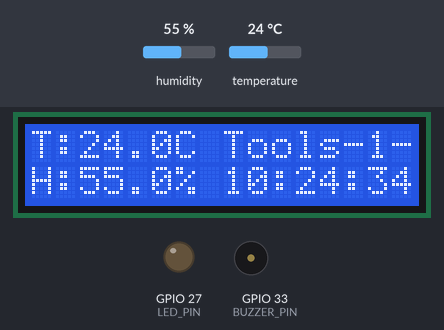
A sketch run on a simulated ESP32. On the bench: 16×2 character LCD, output pins drawn as LEDs (lit = HIGH), buzzer (waves = sounding, pin HIGH). Inputs (shaded band) come from the test bench; at power-on: humidity 55 %, temperature 24 °C. WiFi joins after 1.5 s; servers stay silent unless stated; uploads are accepted with an empty reply; the local clock reads 2024-03-15 10:24:30 at power-on unless the sketch sets it; what the sketch prints to the serial monitor is not drawn.

Above: at 5.3 s.
5.4 s: humidity set to 78 %
At 7.5 s:
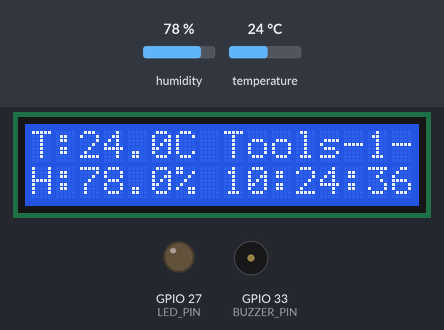
9.6 s: humidity set to 81 %
At 12.7 s:
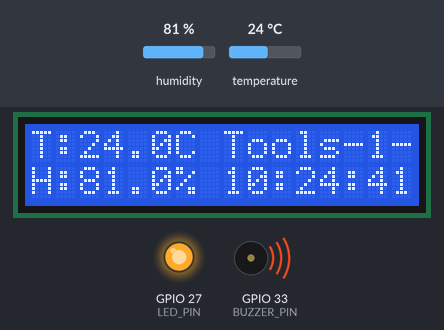
16.3 s: temperature set to 12 °C
At 17.7 s:
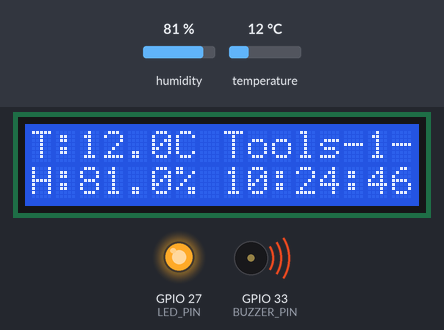
19.5 s: temperature set to 19 °C
At 63.2 s:
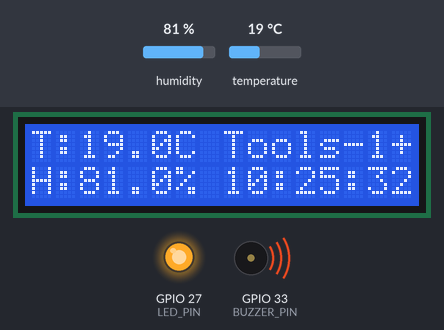
Timing chart, 0 to 64.7 s (numbered marks = the images above; inputs shaded):
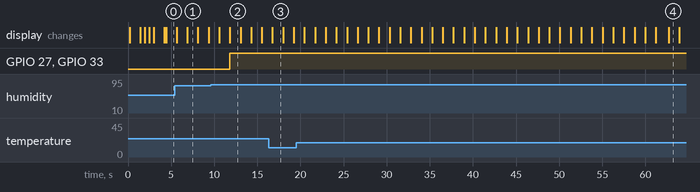

Measured:
- the behaviour switches between 79 and 80 % on humidity (found by bisection; images 1 and 2)
- after the input at 9.6 s, GPIO 27 (LED_PIN), GPIO 33 (BUZZER_PIN): LOW → HIGH after 2.2 s
- what the display in image 2 shows lasts 1.2 s, from 11.8 s to 13.0 s

The sketch:

real_time_monitoring.ino
```cpp
#include <WiFi.h>
#include <HTTPClient.h>
#include <DHT.h>
#include <LiquidCrystal_I2C.h>
#include "time.h"
#include <ArduinoJson.h>

// === CONFIGURATION ===
// Device identity
const int ip = 1;
const String loc = "Ruang Kamar";
const String deviceID = "Tools-" + String(ip);
const String deviceName = "Suhu Ruang | " + loc;

// Home WiFi credentials
const char* ssid = "HENING29";      // change to your WiFi SSID
const char* password = "s1234567s";  // change to your WiFi password

// Server endpoints (adjust to your actual host/IP and project path)
const char* uploadEndpoint = "http://192.168.100.6/real_time_monitroing/public/upload_data.php";
const String calibrationEndpoint = String("http://192.168.100.6/real_time_monitroing/public/get_calibration.php?device_id=") + deviceID;

// Sensor & peripherals
#define DHTPIN 25
#define DHTTYPE DHT21
DHT dht(DHTPIN, DHTTYPE);

#define BUZZER_PIN 33
#define LED_PIN 27

#define LCDADDR 0x27
LiquidCrystal_I2C lcd(LCDADDR, 16, 2);

// Alert thresholds (with hysteresis)
float TEMP_THRESHOLD_HIGH = 40.0; // turn on when >=
float TEMP_THRESHOLD_LOW  = 39.0; // turn off when <=

float HUM_THRESHOLD_HIGH = 80.0;  // example humidity alert on
float HUM_THRESHOLD_LOW  = 79.0;  // alert off

// Alert state (for hysteresis)
bool tempAlertActive = false;
bool humAlertActive  = false;

// Timezone
const long gmtOffset_sec = 7 * 3600; // UTC+7
const int daylightOffset_sec = 0;

// Calibration offsets
float tempOffset = 0.0;
float humOffset = 0.0;
bool calibrationFetched = false;

// State counters
int readDHTCount = 0;
int readNan = 0;
int errorWiFiCount = 0;

// Timing upload
unsigned long lastUpload = 0;
const unsigned long uploadInterval = 60000; // 1 minute

// Upload status indicator
bool lastUploadSuccess = false;

// Custom degree symbol
uint8_t degree[8] = {
  0x08,
  0x14,
  0x14,
  0x08,
  0x00,
  0x00,
  0x00,
  0x00
};

// Helper: URL encode
String urlEncode(const String &str) {
  String encoded = "";
  char c;
  char buf[4];
  for (size_t i = 0; i < str.length(); i++) {
    c = str[i];
    if (('a' <= c && c <= 'z') ||
        ('A' <= c && c <= 'Z') ||
        ('0' <= c && c <= '9') ||
        (c == '-' || c == '_' || c == '.' || c == '~')) {
      encoded += c;
    } else {
      sprintf(buf, "%%%02X", (uint8_t)c);
      encoded += buf;
    }
  }
  return encoded;
}

void connectWifi() {
  lcd.clear();
  lcd.setCursor(0, 0);
  lcd.print("Connecting WiFi");
  WiFi.begin(ssid, password);

  unsigned long start = millis();
  while (WiFi.status() != WL_CONNECTED && millis() - start < 20000) {
    delay(500);
    Serial.print(".");
    lcd.setCursor((millis() / 500) % 16, 1);
    lcd.print(".");
  }

  if (WiFi.status() == WL_CONNECTED) {
    lcd.clear();
    lcd.setCursor(0, 0);
    lcd.print("WiFi Connected");
    lcd.setCursor(0, 1);
    lcd.print(WiFi.localIP().toString());
    Serial.print("\nConnected: ");
    Serial.println(WiFi.localIP());
    delay(1200);
  } else {
    lcd.clear();
    lcd.setCursor(0, 0);
    lcd.print("WiFi Failed");
    Serial.println("WiFi connect failed.");
    delay(1200);
  }
  lcd.clear(); // return to normal display
}

void fetchCalibration() {
  if (calibrationFetched) return;
  if (WiFi.status() != WL_CONNECTED) return;

  HTTPClient http;
  http.begin(calibrationEndpoint);
  int code = http.GET();
  if (code == 200) {
    String payload = http.getString();
    StaticJsonDocument<256> doc;
    auto err = deserializeJson(doc, payload);
    if (!err) {
      if (doc.containsKey("temperature")) tempOffset = doc["temperature"].as<float>();
      if (doc.containsKey("humidity")) humOffset = doc["humidity"].as<float>();
      calibrationFetched = true;
    } else {
      Serial.print("Calib JSON parse error: ");
      Serial.println(err.c_str());
    }
  } else {
    Serial.printf("Calib fetch failed: %d\n", code);
  }
  http.end();
}

void updateLCD(float adjustedTemp, float adjustedHum, const char* timeStr) {
  lcd.setCursor(0, 0);
  lcd.printf("T:%.1fC %s", adjustedTemp, deviceID.c_str());
  lcd.setCursor(0, 1);
  lcd.printf("H:%.1f%% %s", adjustedHum, timeStr);
  // upload status on top-right
  lcd.setCursor(15, 0);
  lcd.print(lastUploadSuccess ? '+' : '-');
}

void applyAlerts(float adjustedTemp, float adjustedHum) {
  // Temperature hysteresis
  if (!tempAlertActive && adjustedTemp >= TEMP_THRESHOLD_HIGH) {
    tempAlertActive = true;
  } else if (tempAlertActive && adjustedTemp <= TEMP_THRESHOLD_LOW) {
    tempAlertActive = false;
  }

  // Humidity hysteresis
  if (!humAlertActive && adjustedHum >= HUM_THRESHOLD_HIGH) {
    humAlertActive = true;
  } else if (humAlertActive && adjustedHum <= HUM_THRESHOLD_LOW) {
    humAlertActive = false;
  }

  // Combined alert
  if (tempAlertActive || humAlertActive) {
    digitalWrite(BUZZER_PIN, HIGH);
    digitalWrite(LED_PIN, HIGH);
  } else {
    digitalWrite(BUZZER_PIN, LOW);
    digitalWrite(LED_PIN, LOW);
  }
}

void sendData(float adjustedTemp, float adjustedHum) {
  if (WiFi.status() != WL_CONNECTED) {
    lastUploadSuccess = false;
    return;
  }

  struct tm timeinfo;
  char timeStr[9] = "--:--:--";
  if (getLocalTime(&timeinfo)) {
    strftime(timeStr, sizeof(timeStr), "%H:%M:%S", &timeinfo);
  }

  // Update display and apply alerts
  updateLCD(adjustedTemp, adjustedHum, timeStr);
  applyAlerts(adjustedTemp, adjustedHum);

  // Build upload URL
  String url = String(uploadEndpoint) +
               "?device_id=" + urlEncode(deviceID) +
               "&device_name=" + urlEncode(deviceName) +
               "&temperature=" + String(adjustedTemp, 2) +
               "&humidity=" + String(adjustedHum, 2);
  Serial.println("Uploading to: " + url);
  HTTPClient http;
  http.begin(url);
  int code = http.GET();
  String resp = http.getString();
  if (code == 200) {
    Serial.printf("[UPLOAD] OK %s\n", resp.c_str());
    lastUploadSuccess = true;
  } else {
    Serial.printf("[UPLOAD] ERR %d %s\n", code, resp.c_str());
    lastUploadSuccess = false;
    errorWiFiCount++;
  }
  http.end();
}

void printHeader() {
  lcd.clear();
  lcd.createChar(0, degree);
  lcd.setCursor(0, 0);
  lcd.print("Device:");
  lcd.setCursor(8, 0);
  lcd.print(deviceID);
  lcd.setCursor(0, 1);
  lcd.print("Loc:");
  lcd.setCursor(5, 1);
  lcd.print(loc);
  delay(1200);
  lcd.clear();
}

void setup() {
  Serial.begin(115200);
  delay(100);

  pinMode(BUZZER_PIN, OUTPUT);
  pinMode(LED_PIN, OUTPUT);
  digitalWrite(BUZZER_PIN, LOW);
  digitalWrite(LED_PIN, LOW);

  dht.begin();
  lcd.init();
  lcd.backlight();
  lcd.createChar(0, degree);
  printHeader();

  connectWifi();
  configTime(gmtOffset_sec, daylightOffset_sec, "pool.ntp.org", "time.nist.gov");
}

void loop() {
  if (WiFi.status() != WL_CONNECTED) {
    connectWifi();
  }

  // Read sensor once
  float rawTemp = dht.readTemperature();
  float rawHum = dht.readHumidity();

  if (isnan(rawTemp) || isnan(rawHum)) {
    readNan++;
    Serial.println("DHT read failed, reinit.");
    dht.begin();
    struct tm timeinfo;
    char timeStr[9] = "--:--:--";
    if (getLocalTime(&timeinfo)) {
      strftime(timeStr, sizeof(timeStr), "%H:%M:%S", &timeinfo);
    }
    float dispTemp = isnan(rawTemp) ? 0.0 : rawTemp + tempOffset;
    float dispHum  = isnan(rawHum)  ? 0.0 : rawHum + humOffset;
    updateLCD(dispTemp, dispHum, timeStr);
    applyAlerts(dispTemp, dispHum);
  } else {
    readDHTCount++;
    float adjustedTemp = rawTemp + tempOffset;
    float adjustedHum = rawHum + humOffset;

    fetchCalibration(); // once per session

    struct tm timeinfo;
    char timeStr[9] = "--:--:--";
    if (getLocalTime(&timeinfo)) {
      strftime(timeStr, sizeof(timeStr), "%H:%M:%S", &timeinfo);
    }

    // Always update display so it doesn't go stale
    updateLCD(adjustedTemp, adjustedHum, timeStr);

    // Apply alert logic
    applyAlerts(adjustedTemp, adjustedHum);

    unsigned long now = millis();
    if (now - lastUpload >= uploadInterval) {
      sendData(adjustedTemp, adjustedHum);
      lastUpload = now;
    }
  }

  // Recovery conditions
  if (readDHTCount >= 1200 || readNan >= 10 || errorWiFiCount >= 10) {
    ESP.restart();
  }

  delay(1000);
}
```
